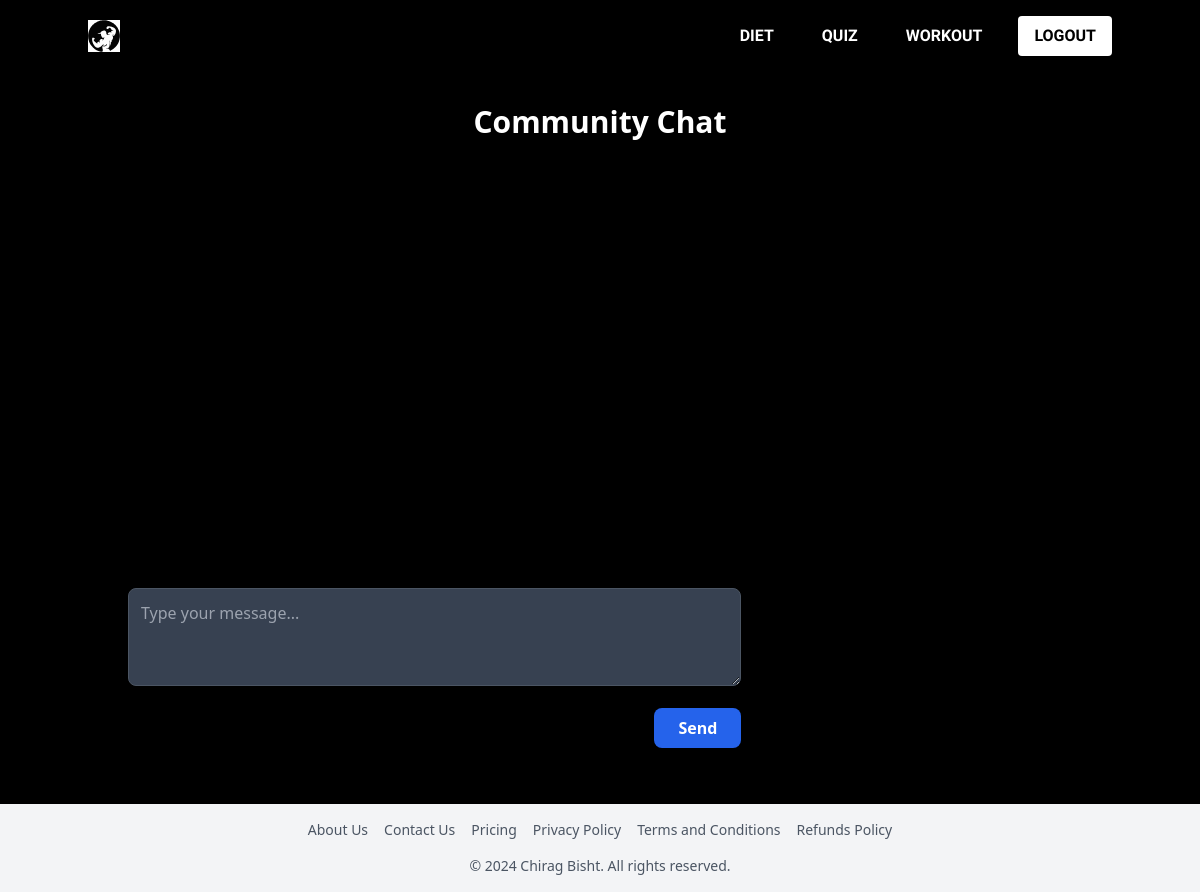
Before: /chat/ (signed in) with the older database file.
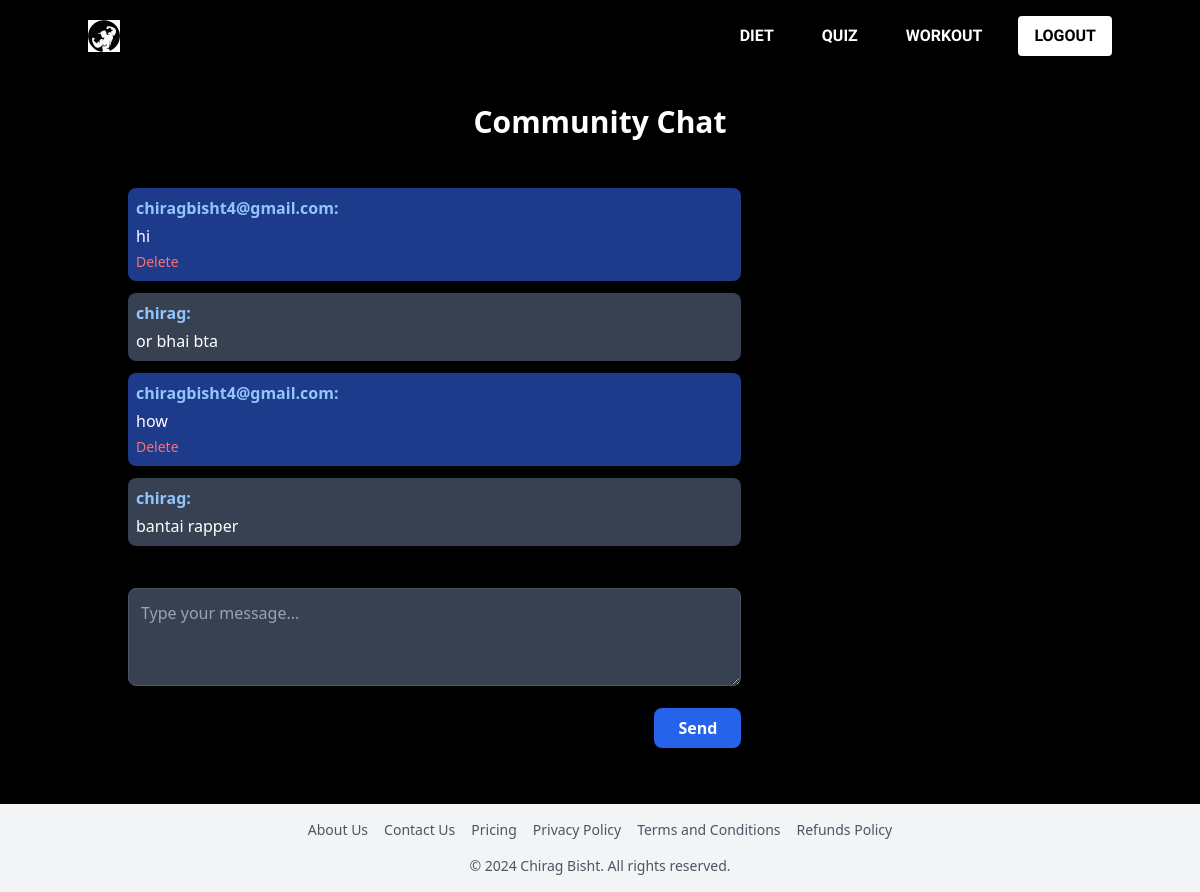
After: the same page with the newer database file.
### fitnessapp/models.py (models this page shows, shortened)
class ChatMessage(models.Model):
    user = models.ForeignKey(User, on_delete=models.CASCADE)
    content = models.TextField()
    timestamp = models.DateTimeField(auto_now_add=True)
    class Meta:
        ordering = ['timestamp']

### fitnessapp/views.py (the view)
# urls.py: path('chat/', views.chat_room, name='chat_room'),
@login_required
def chat_room(request):
    messages = ChatMessage.objects.all()
    if request.method == 'POST':
        content = request.POST.get('content')
        if content:
            ChatMessage.objects.create(user=request.user, content=content)
        return redirect('chat_room')
    return render(request, 'fitnessapp/chat_room.html', {'messages': messages})

### fitnessapp/templates/fitnessapp/chat_room.html (shortened to what this page needs)
{% extends 'fitnessapp/base.html' %}
{% load static %}
{% block content %}
<div class="container mx-auto px-4 py-8 text-white">
    <h1 class="text-3xl font-bold mb-6 text-center">Community Chat</h1>
    <div class="flex flex-col md:flex-row gap-6">
        <div class="w-full md:w-2/3 bg-black rounded-lg shadow-lg p-6">
            <div id="chat-messages" class="h-96 overflow-y-auto mb-4">
                {% for message in messages %}
                    <div class="mb-3 p-2 {% if user == message.user %}bg-blue-900{% else %}bg-gray-700{% endif %} rounded-lg">
                        <span class="font-bold text-blue-300">{{ message.user.username }}:</span>
                        <p class="mt-1">{{ message.content }}</p>
                        {% if user == message.user %}
                            <a href="{% url 'delete_message' message.id %}" class="text-red-400 text-sm mt-1 inline-block">Delete</a>
                        {% endif %}
                    </div>
                {% endfor %}
            </div>
            <form method="post" class="mt-4">
                <div class="mb-4">
                    <textarea name="content" class="w-full bg-gray-700 text-white border border-gray-600 rounded-lg p-3 focus:outline-none focus:border-blue-500" rows="3" placeholder="Type your message..."></textarea>
                </div>
                <div class="flex justify-end">
                    <button type="submit" class="bg-blue-600 hover:bg-blue-700 text-white font-bold py-2 px-6 rounded-lg focus:outline-none focus:shadow-outline">
                        Send
                    </button>
                </div>
            </form>
        </div>
    </div>
</div>
{% endblock %}

### fitnessapp/templates/fitnessapp/base.html (shortened to what this page needs)
{% load static %}
<!DOCTYPE html>
<html lang="en">
<head>
    <link href="https://cdn.jsdelivr.net/npm/tailwindcss@2.2.19/dist/tailwind.min.css" rel="stylesheet">
    <link rel="stylesheet" href="https://cdnjs.cloudflare.com/ajax/libs/font-awesome/6.4.0/css/all.min.css">
</head>
<body class=" text-white">
{% block nav %}
<nav class="bg-black p-4 main-nav">
    <div class="container mx-auto flex justify-between items-center">
        <a href="{% url 'dashboard' %}" class="text-white font-bold text-xl">
            <img src="{% static 'images/logo.svg' %}" alt="Fit Pal" class="h-8">
        </a>
        <div class="flex items-center space-x-6">
            <a href="{% url 'diet_tracker' %}" class="text-white hover:bg-white hover:text-black px-3 py-2 rounded transition duration-300">DIET</a>
            <a href="{% url 'fitness_quiz' %}" class="text-white hover:bg-white hover:text-black px-3 py-2 rounded transition duration-300">QUIZ</a>
            <a href="#" class="text-white hover:bg-white hover:text-black px-3 py-2 rounded transition duration-300">WORKOUT</a>
            {% if user.is_authenticated %}
                <a href="{% url 'logout' %}" class="bg-white text-black font-bold py-2 px-4 rounded hover:bg-gray-200 transition duration-300">LOGOUT</a>
            {% endif %}
        </div>
    </div>
</nav>
{% endblock %}
<div class="content-wrapper">
    {% block content %}{% endblock %}
</div>
{% block footer %}
<footer class="bg-gray-100 text-gray-600 py-4">
    <div class="container mx-auto px-4">
        <div class="flex justify-center mb-4">
            <nav class="flex flex-wrap justify-center">
                <a href="{% url 'aboutus' %}" class="text-sm mx-2 hover:text-gray-300">About Us</a>
                <a href="{% url 'contact' %}" class="text-sm mx-2 hover:text-gray-300">Contact Us</a>
                <a href="{% url 'pricing' %}" class="text-sm mx-2 hover:text-gray-300">Pricing</a>
                <a href="{% url 'privacy' %}" class="text-sm mx-2 hover:text-gray-300">Privacy Policy</a>
                <a href="{% url 'termsandconditions' %}" class="text-sm mx-2 hover:text-gray-300">Terms and Conditions</a>
                <a href="{% url 'cancelandrefund' %}" class="text-sm mx-2 hover:text-gray-300">Refunds Policy</a>
            </nav>
        </div>
        <div class="flex justify-center items-center">
            <p class="text-sm">&copy; {% now "Y" %} Chirag Bisht. All rights reserved.</p>
        </div>
    </div>
</footer>
{% endblock %}
</body>
</html>

### fitnessapp/templates/fitnessapp/base.html (style rules this page uses)
body { background-color: #000000; color: #ffffff; display: flex; flex-direction: column; min-height: 100vh; }
input, select, textarea { background-color: #27272a; border-color: #3f3f46; color: #ffffff; }
.btn, input, select, textarea { border-radius: 0.1rem; }
footer { background-color: #ffffff; color: #000000; font-family: inherit; font-size: 0.875rem; line-height: 1.25rem; }
.content-wrapper { flex-grow: 1; }
.main-nav a { font-weight: bold; font-family: 'Archivo Black', sans-serif; letter-spacing: 0px; }
.btn, input, select, textarea { border-radius: 0.5rem; }

Changed rows visible on the page:
added ChatMessage: user.username "chiragbisht4@gmail.com", content "hi", shows "Delete"
added ChatMessage: user.username "chirag", content "or bhai bta"
added ChatMessage: user.username "chiragbisht4@gmail.com", content "how", shows "Delete"
added ChatMessage: user.username "chirag", content "bantai rapper"
